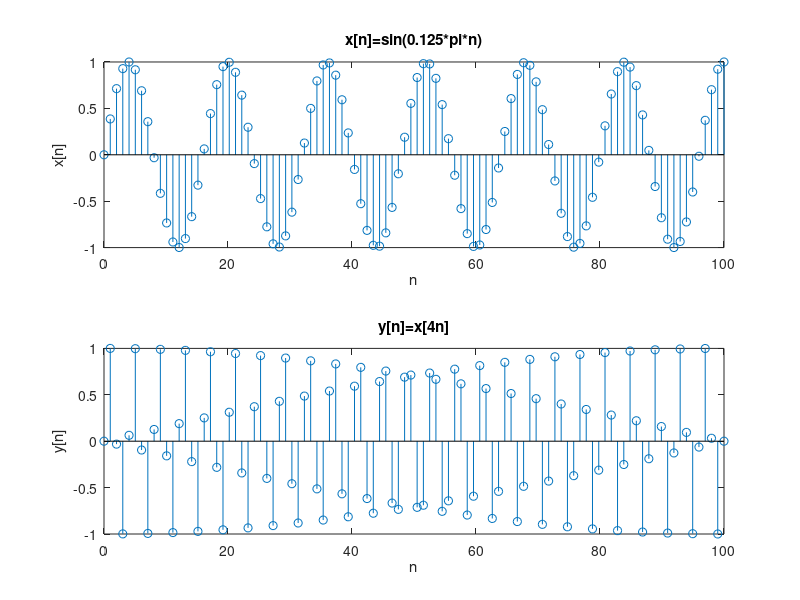
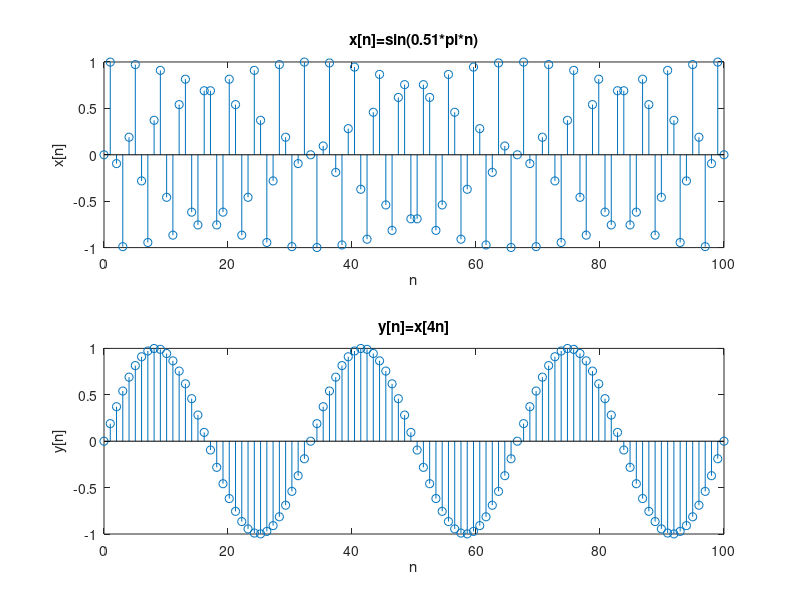
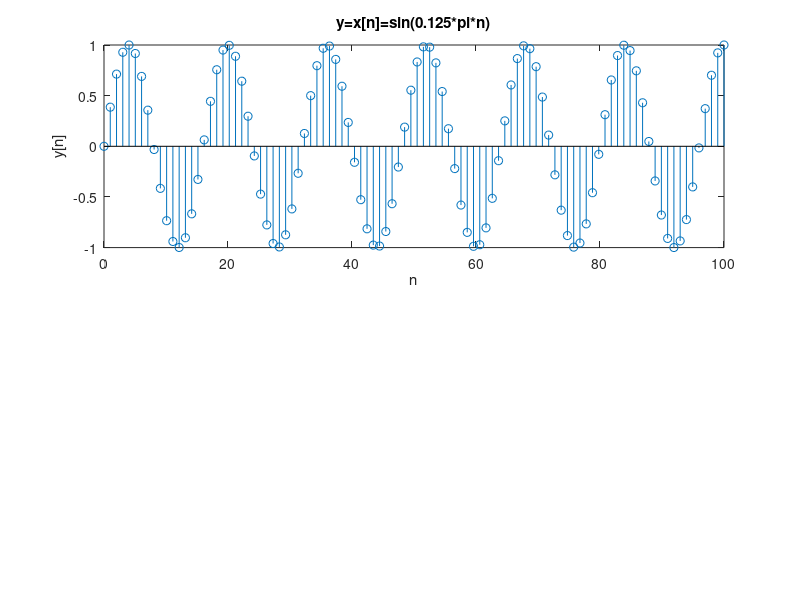

Source code (MATLAB) for these figures, in order: (Note: this script raises an error after producing the figures.)
figure;
n=linspace(0,100);
x = sin(0.125*pi*n);
subplot(2,1,1);
stem(n,x);
xlabel('n');
ylabel('x[n]');
title('x[n]=sin(0.125*pi*n)');
y = sin(0.125*pi*4*n);
subplot(2,1,2);
stem(n,y);
xlabel('n');
ylabel('y[n]');
title('y[n]=x[4n]');

figure;
n=linspace(0,100);
x = sin(0.51*pi*n);
subplot(2,1,1);
stem(n,x);
xlabel('n');
ylabel('x[n]');
title('x[n]=sin(0.51*pi*n)');
y = sin(0.51*pi*4*n);
subplot(2,1,2);
stem(n,y);
xlabel('n');
ylabel('y[n]');
title('y[n]=x[4n]');

figure;
x=sin(0.125*pi*n);
subplot(2,1,1);
stem(n,x);
xlabel('n');
ylabel('y[n]');
title('y=x[n]=sin(0.125*pi*n)')
dnsample(x,4);
subplot(2,1,2);
stem(n,y);
xlabel('n');
ylabel('y[n]');
title('y=x[n]=sin(0.125*pi*n*M) M=4');

figure;
x=sin(0.51*pi*n);
subplot(2,1,1);
stem(n,x);
xlabel('n');
ylabel('y[n]');
title('y=x[n]=sin(0.51*pi*n)')
dnsample(x,4);
subplot(2,1,2);
stem(n,y);
xlabel('n');
ylabel('y[n]');
title('y=x[n]=sin(0.51*pi*n*M) M=4')

function y=dnsample(x,M)
y = zeros(floor(length(x)/M),1);
for i = 1:floor(length(x))/M
    y(i)=x(4*i);
end
end